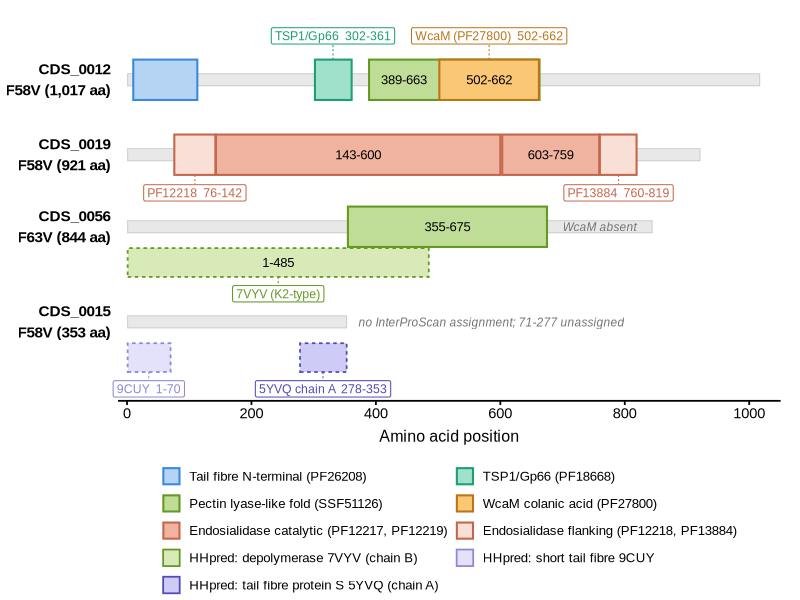
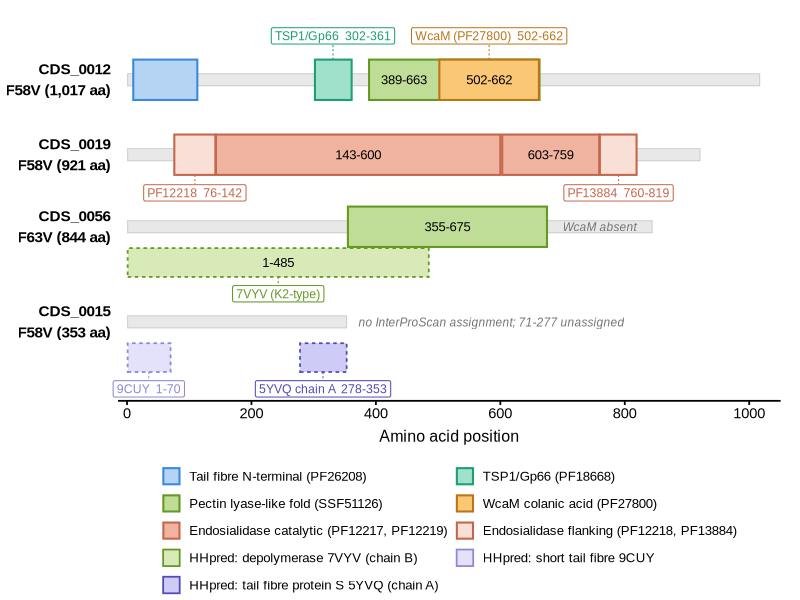

Generate these figures, in order, with R:
# ---------------------------------------------------------------------------
# Figura 2. Arquitectura de dominios de CDS_0012 (F58V), CDS_0056 (F63V) y
# CDS_0015 (F58V).
#
# POR QUE SE REHIZO (18 de octubre de 2026)
#
# La version anterior tenia tres problemas, y solo uno era de etiqueta:
#
#   1. los dominios estaban dibujados uno detras de otro, no en sus
#      coordenadas reales. En CDS_0012, PF18668 se dibujaba en ~120-336
#      cuando InterProScan lo da en 302-361, y PF27800 en ~664-882 cuando
#      esta en 502-662. De los cuatro dominios solo el primero caia donde
#      le corresponde, porque empieza en el extremo N.
#   2. por eso mismo WcaM aparecia a continuacion del plegamiento de pectin
#      lyase cuando en realidad esta dentro de el (502-662 dentro de
#      389-663). El propio texto del manuscrito da 502-662.
#   3. CDS_0015 se dibujaba como una caja unica que cubria la proteina
#      entera, etiquetada "Mu adhesin". El acierto de 5YVQ cubre 278-353,
#      el quinto C-terminal, es a la cadena A, que es la fibra caudal y no
#      una adhesina, y hay un segundo acierto, 9CUY, en 1-70. La proteina
#      es composita y el tramo 71-277 no tiene asignacion.
#
# ESTETICA
#
# Se conserva la de la figura original a proposito, para que el cambio se
# note en el contenido y no en el aspecto: los rellenos y los bordes se
# muestrearon pixel a pixel del PNG antiguo, las etiquetas vuelven a ser
# cajas redondeadas con linea de union, el esqueleto es el mismo gris, la
# leyenda vuelve abajo a dos columnas y el lienzo tiene las mismas
# proporciones (7,2 x 4,13 pulgadas, relacion 1,743).
#
# Lo unico que se anade al lenguaje visual es un carril inferior, de borde
# discontinuo, para la homologia estructural de HHpred. Hace falta porque
# esos tramos se solapan con los dominios y en un solo carril no se pueden
# dibujar sin mentir sobre su extension, que es justo el error que se
# corrige.
#
# FUENTES, todas depositadas
#
#   dominios.tsv se construye a partir de:
#     InterProScan v5.77: F58V_interproscan.tsv, F63V_interproscan.tsv
#     HHpred PDB_mmCIF70: hhpred_5018158.hhr (CDS_0015),
#                         hhpred_6236217.hhr (CDS_0056)
#   CDS_0015 no tiene ningun acierto de InterProScan: cero filas en el .tsv.
#   CDS_0012 no tiene corrida de HHpred depositada, de modo que no lleva
#   carril inferior.
#
# Uso: Rscript figura2.R
# ---------------------------------------------------------------------------
suppressPackageStartupMessages(library(ggplot2))

TIPO <- "Liberation Sans"   # metricamente igual a la Arial de la figura original

# CDS_0019 es la fila que decide Laura: si entra, la figura muestra las dos
# tailspike con dominio catalitico de F58V; si no, solo la depolimerasa de
# acido colanico. Ver la nota del 18 de octubre en el registro (bloque P).
INCLUIR_0019 <- TRUE

d <- read.delim("dominios.tsv", stringsAsFactors = FALSE)
if (!INCLUIR_0019) d <- subset(d, proteina != "CDS_0019")

prot <- data.frame(
  proteina = c("CDS_0012", "CDS_0019", "CDS_0056", "CDS_0015"),
  fago     = c("F58V", "F58V", "F63V", "F58V"),
  longitud = c(1017, 921, 844, 353),
  y        = c(0, -1.30, -2.55, -4.20),
  stringsAsFactors = FALSE)
if (!INCLUIR_0019) {
  prot <- subset(prot, proteina != "CDS_0019")
  prot$y <- c(0, -1.00, -2.65)
}
prot$etiqueta <- sprintf("%s\n%s (%s aa)", prot$proteina, prot$fago,
                         formatC(prot$longitud, big.mark = ","))

# paleta muestreada pixel a pixel del PNG original
relleno <- c(fibra = "#B5D4F4", tsp1 = "#9FE1CB", pectina = "#C0DD97",
             wcam  = "#FAC775", endocat = "#F0B3A0", endocat2 = "#F0B3A0",
             endoflank = "#F8E0D7", endoflank2 = "#F8E0D7",
             hh5yvq = "#CECBF6", hh9cuy = "#E4E2FA", hh7vyv = "#D7EAB8")
borde   <- c(fibra = "#378ADD", tsp1 = "#1D9E75", pectina = "#639922",
             wcam  = "#BA7517", endocat = "#C2674C", endocat2 = "#C2674C",
             endoflank = "#C2674C", endoflank2 = "#C2674C",
             hh5yvq = "#534AB7", hh9cuy = "#8E88D6", hh7vyv = "#639922")
nom <- c(fibra   = "Tail fibre N-terminal (PF26208)",
         tsp1    = "TSP1/Gp66 (PF18668)",
         pectina = "Pectin lyase-like fold (SSF51126)",
         wcam    = "WcaM colanic acid (PF27800)",
         endocat   = "Endosialidase catalytic (PF12217, PF12219)",
         endoflank = "Endosialidase flanking (PF12218, PF13884)",
         hh7vyv  = "HHpred: depolymerase 7VYV (chain B)",
         hh9cuy  = "HHpred: short tail fibre 9CUY",
         hh5yvq  = "HHpred: tail fibre protein S 5YVQ (chain A)")

# alturas en unidades de dato. La caja de dominio sale a 8,5% del lienzo, que
# es la proporcion que tenia la figura original (106 px sobre 1240).
ALTO   <- c(dominio = 0.70, plegamiento = 0.70, estructura = 0.50)
ESQ    <- 0.105            # semialtura del esqueleto gris
DESPL  <- -0.62            # carril estructural, por debajo del centro de fila

d <- merge(d, prot[, c("proteina", "y")], by = "proteina")
d$y <- d$y + ifelse(d$pista == "estructura", DESPL, 0)
d$h <- ALTO[d$pista]
d$clave[d$clave == "endocat2"] <- "endocat"
d$clave[d$clave == "endoflank2"] <- "endoflank"
d$clave  <- factor(d$clave, levels = names(nom))
d$rotulo <- sprintf("%s-%s", d$inicio, d$fin)
d$ancho  <- d$fin - d$inicio

# cuando un dominio queda encajado dentro de un plegamiento, el rotulo del
# plegamiento se lleva a la parte que queda libre
d$x_rot <- (d$inicio + d$fin)/2
d$x_rot[d$proteina == "CDS_0012" & d$clave == "pectina"] <- 445
dentro <- subset(d, ancho >= 105)

# etiquetas de llamada al estilo de la original: caja redondeada, linea de
# union y texto del color del borde. De una sola linea, para no robar altura
# a las barras.
y19  <- if (INCLUIR_0019) prot$y[prot$proteina == "CDS_0019"] else NA
yF63 <- prot$y[prot$proteina == "CDS_0056"]
yF15 <- prot$y[prot$proteina == "CDS_0015"]
llam <- data.frame(
  clave  = c("tsp1", "wcam", "endoflank", "endoflank", "hh7vyv", "hh9cuy", "hh5yvq"),
  x      = c(331, 582, 109, 790, 243, 35, 315),
  texto  = c("TSP1/Gp66  302-361", "WcaM (PF27800)  502-662",
             "PF12218  76-142", "PF13884  760-819",
             "7VYV (K2-type)", "9CUY  1-70", "5YVQ chain A  278-353"),
  arriba = c(TRUE, TRUE, FALSE, FALSE, FALSE, FALSE, FALSE),
  yb     = c(0.35, 0.35, y19 - 0.35, y19 - 0.35,
             yF63 + DESPL - 0.25, yF15 + DESPL - 0.25, yF15 + DESPL - 0.25),
  yt     = c(0.62, 0.62, y19 - 0.52, y19 - 0.52,
             yF63 + DESPL - 0.40, yF15 + DESPL - 0.40, yF15 + DESPL - 0.40),
  stringsAsFactors = FALSE)
if (!INCLUIR_0019) llam <- subset(llam, clave != "endoflank")
llam$clave <- factor(llam$clave, levels = names(nom))

notas <- data.frame(
  x = c(700, 372), y = c(yF63, yF15),
  texto = c("WcaM absent", "no InterProScan assignment; 71-277 unassigned"),
  stringsAsFactors = FALSE)

p <- ggplot() +
  geom_rect(data = prot,
            aes(xmin = 1, xmax = longitud, ymin = y - ESQ, ymax = y + ESQ),
            fill = "#E8E8E8", colour = "#C8C8C8", linewidth = 0.3) +
  geom_rect(data = subset(d, pista != "estructura"),
            aes(xmin = inicio, xmax = fin, ymin = y - h/2, ymax = y + h/2,
                fill = clave, colour = clave), linewidth = 0.7) +
  geom_rect(data = subset(d, pista == "estructura"),
            aes(xmin = inicio, xmax = fin, ymin = y - h/2, ymax = y + h/2,
                fill = clave, colour = clave),
            linewidth = 0.6, linetype = "22") +
  geom_text(data = dentro, aes(x = x_rot, y = y, label = rotulo),
            size = 3.3, colour = "black", family = TIPO) +
  geom_segment(data = llam, aes(x = x, xend = x, y = yb, yend = yt,
                                colour = clave),
               linewidth = 0.35, linetype = "22", show.legend = FALSE) +
  geom_label(data = llam, aes(x = x, y = yt, label = texto, colour = clave),
             vjust = ifelse(llam$arriba, 0, 1), size = 3.1, label.size = 0.35,
             label.r = unit(0.12, "lines"), label.padding = unit(0.25, "lines"),
             fill = "white", show.legend = FALSE, family = TIPO) +
  geom_text(data = notas, aes(x = x, y = y, label = texto),
            size = 3.0, colour = "grey45", fontface = "italic", hjust = 0,
            family = TIPO) +
  scale_fill_manual(values = relleno, labels = nom, breaks = names(nom),
                    name = NULL, drop = FALSE) +
  scale_colour_manual(values = borde, labels = nom, breaks = names(nom),
                      name = NULL, drop = FALSE) +
  scale_y_continuous(breaks = prot$y, labels = prot$etiqueta,
                     expand = expansion(add = c(0, 0))) +
  scale_x_continuous(name = "Amino acid position", limits = c(1, 1035),
                     breaks = seq(0, 1000, 200),
                     expand = expansion(mult = c(0.015, 0.015))) +
  # limites explicitos: si se dejan al expand automatico, las cajas de llamada
  # de arriba y de abajo quedan cortadas por el borde del panel
  coord_cartesian(ylim = c(min(prot$y) + DESPL - 0.75, 1.00), clip = "off") +
  guides(fill = guide_legend(ncol = 2, byrow = TRUE,
                             override.aes = list(linetype = "solid")),
         colour = guide_legend(ncol = 2, byrow = TRUE)) +
  theme_classic(base_size = 12, base_family = TIPO) +
  theme(axis.title.y = element_blank(),
        axis.text.y  = element_text(face = "bold", size = 11, colour = "black",
                                    lineheight = 1.15, hjust = 1),
        axis.ticks.y = element_blank(),
        axis.line.y  = element_blank(),
        axis.line.x  = element_line(colour = "black", linewidth = 0.6),
        axis.ticks.x = element_line(colour = "black", linewidth = 0.6),
        axis.text.x  = element_text(size = 10.5, colour = "black"),
        axis.title.x = element_text(size = 11.5, colour = "black",
                                    margin = margin(t = 6)),
        legend.position = "bottom",
        legend.key.size = unit(0.48, "cm"),
        legend.text = element_text(size = 9.5, colour = "black"),
        legend.margin = margin(t = 4),
        legend.spacing.x = unit(0.3, "cm"),
        plot.margin = margin(16, 14, 4, 4))

SUF <- if (INCLUIR_0019) "_con_CDS_0019" else ""
ALT <- if (INCLUIR_0019) 5.5 else 4.7
ggsave(paste0("Figure_2_Domain_Architecture", SUF, ".png"), p,
       width = 7.6, height = ALT, dpi = 600, bg = "white")
ggsave(paste0("Figure_2_Domain_Architecture", SUF, ".tiff"), p,
       width = 7.6, height = ALT, dpi = 600, bg = "white", compression = "lzw")
cat("hecho:", R.version.string, "/ ggplot2",
    as.character(packageVersion("ggplot2")), "\n")
